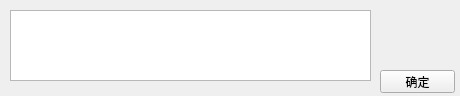
<?xml version="1.0" encoding="UTF-8"?>
<ui version="4.0">
 <class>Form</class>
 <widget class="QWidget" name="Form">
  <property name="geometry">
   <rect>
    <x>0</x>
    <y>0</y>
    <width>460</width>
    <height>96</height>
   </rect>
  </property>
  <property name="windowTitle">
   <string>set_plan</string>
  </property>
  <widget class="QPushButton" name="pushButton">
   <property name="geometry">
    <rect>
     <x>380</x>
     <y>70</y>
     <width>75</width>
     <height>23</height>
    </rect>
   </property>
   <property name="text">
    <string>确定</string>
   </property>
  </widget>
  <widget class="QTextEdit" name="textEdit">
   <property name="geometry">
    <rect>
     <x>10</x>
     <y>10</y>
     <width>361</width>
     <height>71</height>
    </rect>
   </property>
  </widget>
 </widget>
 <resources/>
 <connections>
  <connection>
   <sender>pushButton</sender>
   <signal>clicked()</signal>
   <receiver>Form</receiver>
   <slot>push_plan_sql()</slot>
   <hints>
    <hint type="sourcelabel">
     <x>430</x>
     <y>76</y>
    </hint>
    <hint type="destinationlabel">
     <x>406</x>
     <y>31</y>
    </hint>
   </hints>
  </connection>
 </connections>
 <slots>
  <slot>push_plan_sql()</slot>
 </slots>
</ui>
